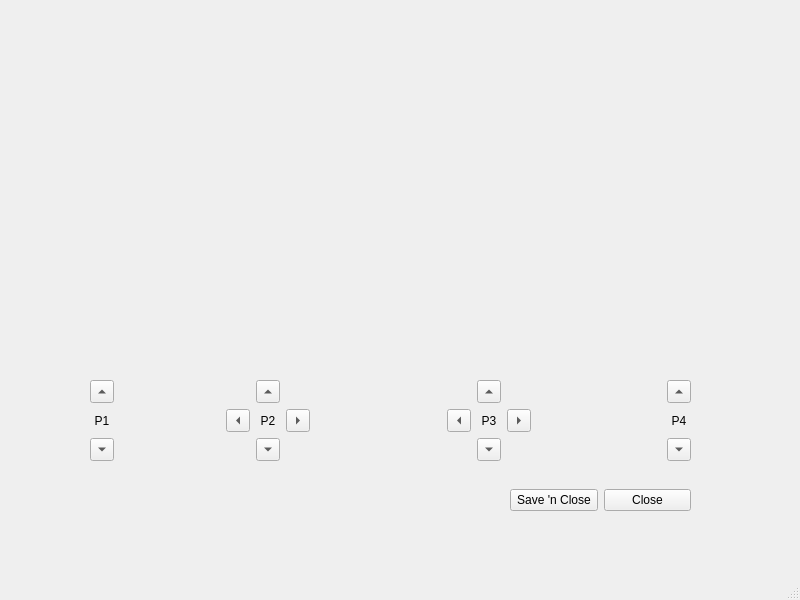
<?xml version="1.0" encoding="UTF-8"?>
<ui version="4.0">
 <class>SplineWindow</class>
 <widget class="QMainWindow" name="SplineWindow">
  <property name="geometry">
   <rect>
    <x>0</x>
    <y>0</y>
    <width>800</width>
    <height>600</height>
   </rect>
  </property>
  <property name="windowTitle">
   <string>MainWindow</string>
  </property>
  <widget class="QWidget" name="centralwidget">
   <widget class="QWidget" name="fig_widget" native="true">
    <property name="geometry">
     <rect>
      <x>90</x>
      <y>10</y>
      <width>601</width>
      <height>341</height>
     </rect>
    </property>
   </widget>
   <widget class="QWidget" name="gridLayoutWidget_5">
    <property name="geometry">
     <rect>
      <x>90</x>
      <y>370</y>
      <width>601</width>
      <height>101</height>
     </rect>
    </property>
    <layout class="QGridLayout" name="gridLayout">
     <item row="0" column="0">
      <layout class="QGridLayout" name="gridP1">
       <item row="2" column="0">
        <widget class="QToolButton" name="p1_down">
         <property name="text">
          <string/>
         </property>
         <property name="arrowType">
          <enum>Qt::DownArrow</enum>
         </property>
        </widget>
       </item>
       <item row="0" column="0">
        <widget class="QToolButton" name="p1_up">
         <property name="text">
          <string/>
         </property>
         <property name="arrowType">
          <enum>Qt::UpArrow</enum>
         </property>
        </widget>
       </item>
       <item row="1" column="0">
        <widget class="QLabel" name="label_10">
         <property name="text">
          <string>P1</string>
         </property>
         <property name="alignment">
          <set>Qt::AlignCenter</set>
         </property>
        </widget>
       </item>
       <item row="1" column="1">
        <spacer name="horizontalSpacer">
         <property name="orientation">
          <enum>Qt::Horizontal</enum>
         </property>
         <property name="sizeHint" stdset="0">
          <size>
           <width>98</width>
           <height>20</height>
          </size>
         </property>
        </spacer>
       </item>
      </layout>
     </item>
     <item row="0" column="3">
      <layout class="QGridLayout" name="gridP3">
       <item row="0" column="1">
        <widget class="QToolButton" name="p3_up">
         <property name="text">
          <string/>
         </property>
         <property name="arrowType">
          <enum>Qt::UpArrow</enum>
         </property>
        </widget>
       </item>
       <item row="1" column="2">
        <widget class="QToolButton" name="p3_right">
         <property name="text">
          <string/>
         </property>
         <property name="arrowType">
          <enum>Qt::RightArrow</enum>
         </property>
        </widget>
       </item>
       <item row="1" column="1">
        <widget class="QLabel" name="label_12">
         <property name="text">
          <string>P3</string>
         </property>
         <property name="alignment">
          <set>Qt::AlignCenter</set>
         </property>
        </widget>
       </item>
       <item row="1" column="0">
        <widget class="QToolButton" name="p3_left">
         <property name="text">
          <string/>
         </property>
         <property name="arrowType">
          <enum>Qt::LeftArrow</enum>
         </property>
        </widget>
       </item>
       <item row="2" column="1">
        <widget class="QToolButton" name="p3_down">
         <property name="text">
          <string/>
         </property>
         <property name="arrowType">
          <enum>Qt::DownArrow</enum>
         </property>
        </widget>
       </item>
      </layout>
     </item>
     <item row="0" column="1">
      <layout class="QGridLayout" name="gridP2">
       <item row="2" column="1">
        <widget class="QToolButton" name="p2_down">
         <property name="text">
          <string/>
         </property>
         <property name="arrowType">
          <enum>Qt::DownArrow</enum>
         </property>
        </widget>
       </item>
       <item row="0" column="1">
        <widget class="QToolButton" name="p2_up">
         <property name="text">
          <string/>
         </property>
         <property name="arrowType">
          <enum>Qt::UpArrow</enum>
         </property>
        </widget>
       </item>
       <item row="1" column="0">
        <widget class="QToolButton" name="p2_left">
         <property name="text">
          <string/>
         </property>
         <property name="arrowType">
          <enum>Qt::LeftArrow</enum>
         </property>
        </widget>
       </item>
       <item row="1" column="1">
        <widget class="QLabel" name="label_11">
         <property name="text">
          <string>P2</string>
         </property>
         <property name="alignment">
          <set>Qt::AlignCenter</set>
         </property>
        </widget>
       </item>
       <item row="1" column="2">
        <widget class="QToolButton" name="p2_right">
         <property name="text">
          <string/>
         </property>
         <property name="arrowType">
          <enum>Qt::RightArrow</enum>
         </property>
        </widget>
       </item>
      </layout>
     </item>
     <item row="0" column="2">
      <spacer name="horizontalSpacer_2">
       <property name="orientation">
        <enum>Qt::Horizontal</enum>
       </property>
       <property name="sizeHint" stdset="0">
        <size>
         <width>98</width>
         <height>20</height>
        </size>
       </property>
      </spacer>
     </item>
     <item row="0" column="5">
      <layout class="QGridLayout" name="gridP4">
       <item row="0" column="0">
        <widget class="QToolButton" name="p4_up">
         <property name="text">
          <string/>
         </property>
         <property name="arrowType">
          <enum>Qt::UpArrow</enum>
         </property>
        </widget>
       </item>
       <item row="2" column="0">
        <widget class="QToolButton" name="p4_down">
         <property name="text">
          <string/>
         </property>
         <property name="arrowType">
          <enum>Qt::DownArrow</enum>
         </property>
        </widget>
       </item>
       <item row="1" column="0">
        <widget class="QLabel" name="label_13">
         <property name="text">
          <string>P4</string>
         </property>
         <property name="alignment">
          <set>Qt::AlignCenter</set>
         </property>
        </widget>
       </item>
      </layout>
     </item>
     <item row="0" column="4">
      <spacer name="horizontalSpacer_3">
       <property name="orientation">
        <enum>Qt::Horizontal</enum>
       </property>
       <property name="sizeHint" stdset="0">
        <size>
         <width>98</width>
         <height>20</height>
        </size>
       </property>
      </spacer>
     </item>
    </layout>
   </widget>
   <widget class="QWidget" name="horizontalLayoutWidget">
    <property name="geometry">
     <rect>
      <x>510</x>
      <y>480</y>
      <width>181</width>
      <height>41</height>
     </rect>
    </property>
    <layout class="QHBoxLayout" name="horizontalLayout">
     <item>
      <widget class="QPushButton" name="btn_save">
       <property name="text">
        <string>Save 'n Close</string>
       </property>
      </widget>
     </item>
     <item>
      <widget class="QPushButton" name="btn_close">
       <property name="text">
        <string>Close</string>
       </property>
      </widget>
     </item>
    </layout>
   </widget>
  </widget>
  <widget class="QMenuBar" name="menubar">
   <property name="geometry">
    <rect>
     <x>0</x>
     <y>0</y>
     <width>800</width>
     <height>22</height>
    </rect>
   </property>
  </widget>
  <widget class="QStatusBar" name="statusbar"/>
 </widget>
 <resources/>
 <connections/>
</ui>
